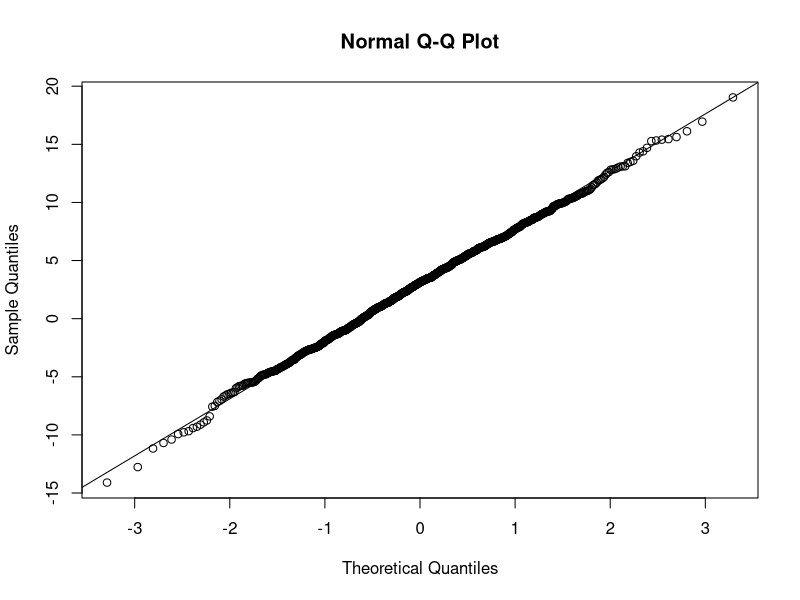
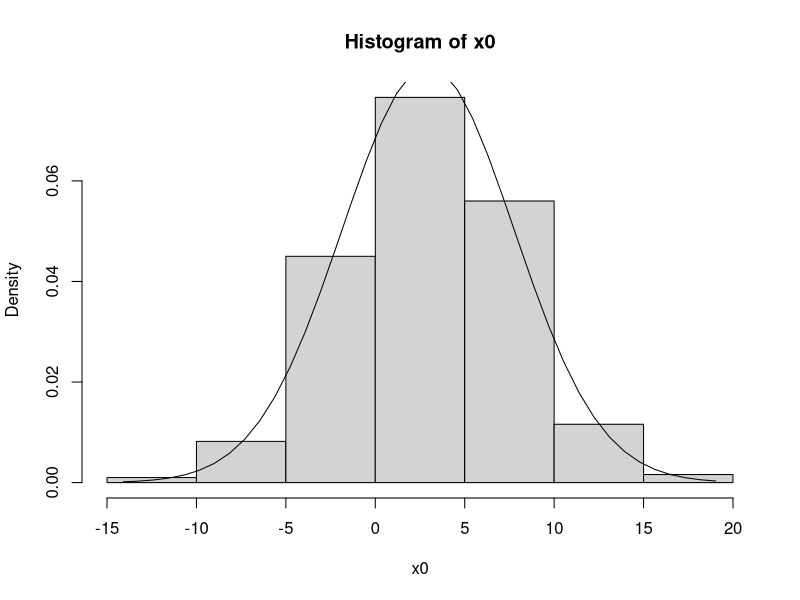

The R source for these figures, in order:
x0 <- rnorm(1000,3,5)                   #create a vector x0 of length 1000, 
                                        #drawn from a normal distribution 
                                        #with mean 3, sd 5
N0 <- length(x0)                        # record the size, mean and sd of x0
mean0 <- mean(x0)
sd0 <- sd(x0)

x1 <- sample(x0,30)                     #Take a random sample of size 30 from x0
n1 <- length(x1)
mean1 <- mean(x1)
sd1 <- sd(x1)

se_kn <- sd0/sqrt(n1)                   #calculate the standard error of mean1 
se_unkn <- sd1/sqrt(n1)                 #using known and estimated sd0

Z1 <- qnorm(0.975)
Z2 <- qnorm(0.995)
Z1
Z2

Z_score <- qnorm(0.975)                 #Calculate Z-score for 95% CI
t_score <- qt(0.975, n1-1)              #Calculate critical t-value for 95% CI and x1

left_Z95_kn <- mean1-Z_score*se_kn      #z distribution, known population sd
right_z95_kn <- mean1+Z_score*se_kn     
left_Z95_unkn <- mean1-Z_score*se_unkn  #z distribution, unknown pupulation sd
right_z95_unkn <- mean1+Z_score*se_unkn

left_t95_kn <- mean1-t_score*se_kn      #t distribution, known population sd
right_t95_kn <- mean1+t_score*se_kn
left_t95_unkn <- mean1-t_score*se_unkn  #t distribution, unknown population sd
right_t95_unkn <- mean1+t_score*se_unkn

paste("var: x0", "mean:", mean0, "sd:", sd0)
paste("var: x1", "mean:", mean1, "sd:", sd1, "se w/known pop sd:", se_kn, "se w/unknown pop sd:", se_unkn)
paste("95% CIs for estimate of population mean")
paste("Z-distribution w/known pop sd:", left_Z95_kn, right_z95_kn)
paste("Z-distribution w/unknown pop sd:", left_Z95_unkn, right_z95_unkn)
paste("t-distribution w/known pop sd:", left_t95_kn, right_t95_kn)
paste("t-distribution w/unknown pop sd:", left_t95_kn, right_t95_unkn)          #print all the calculated result

qqnorm(x0)
qqline(x0)
hist(x0, freq = FALSE)
xfit <- seq(min(x0), max(x0), length = 40) 
yfit <- dnorm(xfit, mean = mean(x0), sd = sd(x0))
lines(xfit, yfit)                                                               ##make a qqplot and a histogram with normal density curve for x0


